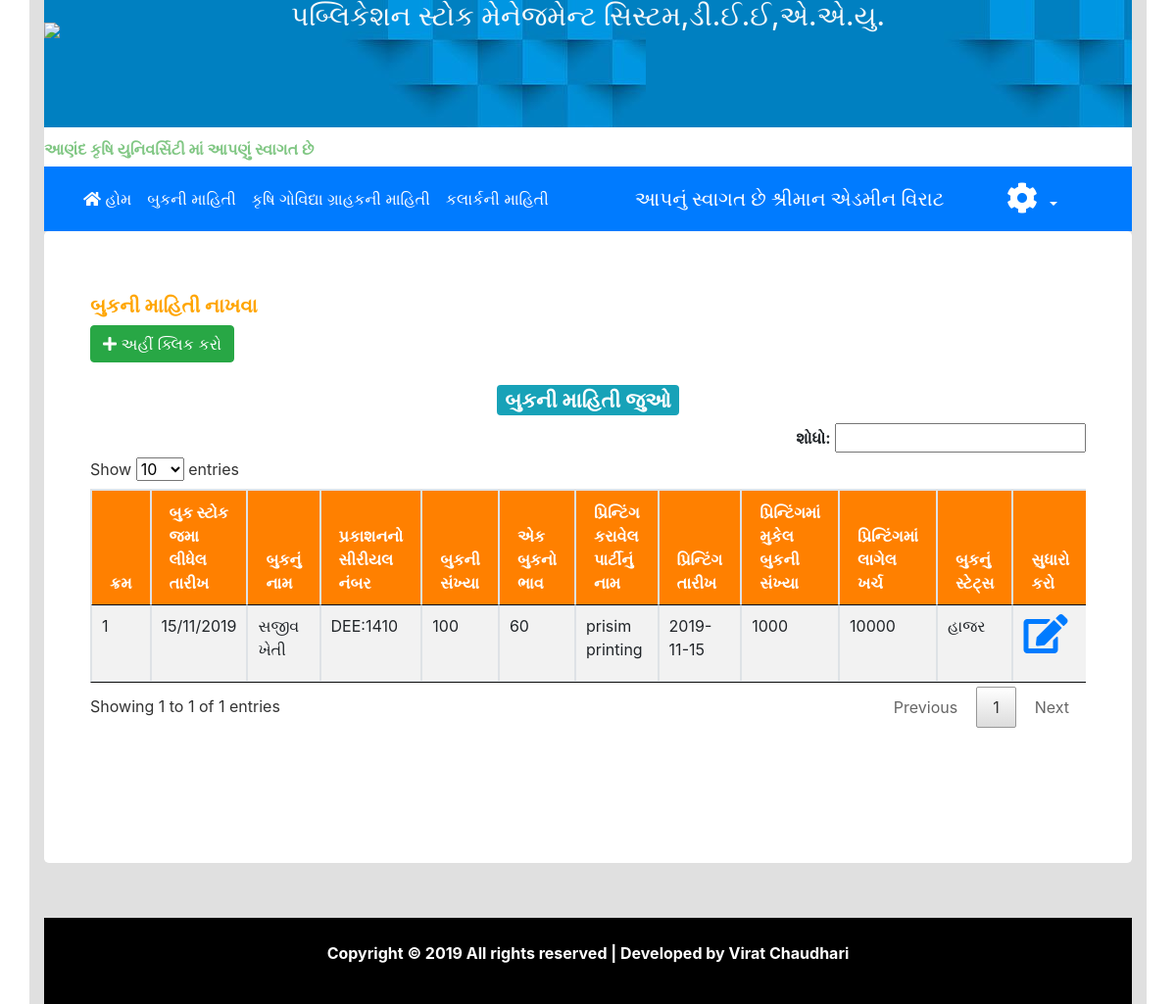
The app's page /bookinfo.php (signed in) with its own data.
### tables this page shows
CREATE TABLE `book` (
  `b_id` int(11) NOT NULL,
  `bname` varchar(255) NOT NULL,
  `bsr` varchar(100) NOT NULL,
  `bno` varchar(100) NOT NULL,
  `bbh` varchar(11) NOT NULL,
  `date` varchar(50) NOT NULL,
  `bstatus` varchar(20) NOT NULL,
  `printing` varchar(100) NOT NULL,
  `p_date` varchar(20) NOT NULL,
  `total_bookno` varchar(60) NOT NULL,
  `total_kharch` varchar(50) NOT NULL,
  `status` int(11) NOT NULL DEFAULT '0'
);

### bookinfo.php (the view, shortened to what this page needs)
<?php
include 'head.php';
?>
<link rel="stylesheet" href="clander/jquery.dataTables.min.css">
<div class="container">
	<div class="row">
		<div class="col-md-12">
			<div class="panel panel-default">
				<div class="panel-body">
			<div class="div-action pull pull-left" style="padding-bottom:20px;">
				<h5 style="color: orange;"><B>બુકની માહિતી નાખવા</B></h5>
				<button type="button" class="btn btn-success" data-toggle="modal" data-target="#myModal">
					<i class="fa fa-plus"></i>  અહીં ક્લિક કરો
				</button>
			</div>
				<center>
				<a href="bookinfo.php">
						<h3><span class="badge badge-info">બુકની માહિતી જુઓ</h3>
					</a>
				</center>
			<div class="a" style="text-align: right;">
				<b><label>શોધો:</label></b>
				<input type="text" id="myInputTextField">
			</div>
			<div class="table-wrapper-scroll-y my-custom-scrollbar">
				<table class="table table-striped table-bordered" id="example">
					<thead style='background-color:#ff8000;color:#ffffff';>
						<tr>
							<th>ક્રમ</th>
							<th>બુક સ્ટોક જમા લીધેલ તારીખ</th>
							<th>બુકનું નામ</th>
							<th>પ્રકાશનનો સીરીયલ નંબર</th>
							<th>બુકની સંખ્યા</th>
							<th>એક બુકનો ભાવ</th>
							<th>પ્રિન્ટિંગ કરાવેલ પાર્ટીનું નામ</th>
							<th>પ્રિન્ટિંગ તારીખ</th>
							<th>પ્રિન્ટિંગમાં મુકેલ બુકની સંખ્યા</th>
							<th>પ્રિન્ટિંગમાં  લાગેલ ખર્ચ</th>
							<th>બુકનું સ્ટેટ્સ</th>
							<th>સુધારો કરો</th>
						</tr>
					</thead>
					<?php
					$qry="select * from book where status=0";
					$rs=mysqli_query($con,$qry);
					$count=1;
					while($data=mysqli_fetch_assoc($rs))
					{
						echo "<tr>";
						echo "<td><label>";
						echo $count;
						echo "</label></td>";
						echo "<td><label id='dtt".$data["b_id"]."'>";
						echo $data["date"];
						echo "</label></td>";
						echo "<td><label id='bnam".$data["b_id"]."'>";
						echo $data["bname"];
						echo "</label></td>";
						echo "<td><label id='bsrr".$data["b_id"]."'>";
						echo $data["bsr"];
						echo "</label></td>";
						echo "<td><label id='bnoo".$data["b_id"]."'>";
						echo $data["bno"];
						echo "</label></td>";
						echo "<td><label id='bbhh".$data["b_id"]."'>";
						echo $data["bbh"];
						echo "</label></td>";
						echo "<td><label id='pri1".$data["b_id"]."'>";
						echo $data["printing"];
						echo "</label></td>";
						echo "<td><label id='pdtt".$data["b_id"]."'>";
						echo $data["p_date"];
						echo "</label></td>";
						echo "<td><label id='tbkno".$data["b_id"]."'>";
						echo $data["total_bookno"];
						echo "</label></td>";
						echo "<td><label id='tottkh".$data["b_id"]."'>";
						echo $data["total_kharch"];
						echo "</label></td>";
						echo "<td><label id='bstt".$data["b_id"]."'>";
						if($data["bstatus"]==1)
						{
							echo "હાજર"	;
						}
						else
						{
							echo "હાજર નથી";
						}
						echo "</label></td>";
						echo "<td><a class='virat' href='#' title='View' data-target='#myModal2' data-toggle='modal' data11='".$data["b_id"]."' id='".$data["b_id"]."'><i class='fas fa-edit' style='font-size:40px;'></i></a></td>";
						echo "</tr>";
						$count++;
					}
					?>
				</table>
			</div>
		</div>
	</div>
</div>
</div>
</div>
</div>
</div>
	<?php
	include 'footer.php';
	?>

### bookinfo.php (style rules this page uses)
.my-custom-scrollbar { position: relative; height: 350px; overflow: auto; }
.table-wrapper-scroll-y { display: block; }

### records on screen
book: date "15/11/2019", bname "સજીવ ખેતી", bsr "DEE:1410", bno "100", bbh "60", printing "prisim printing", p_date "2019-11-15", total_bookno "1000", total_kharch "10000", bstatus "હાજર"

### other values on screen
$_SESSION['auname'] "વિરાટ"
